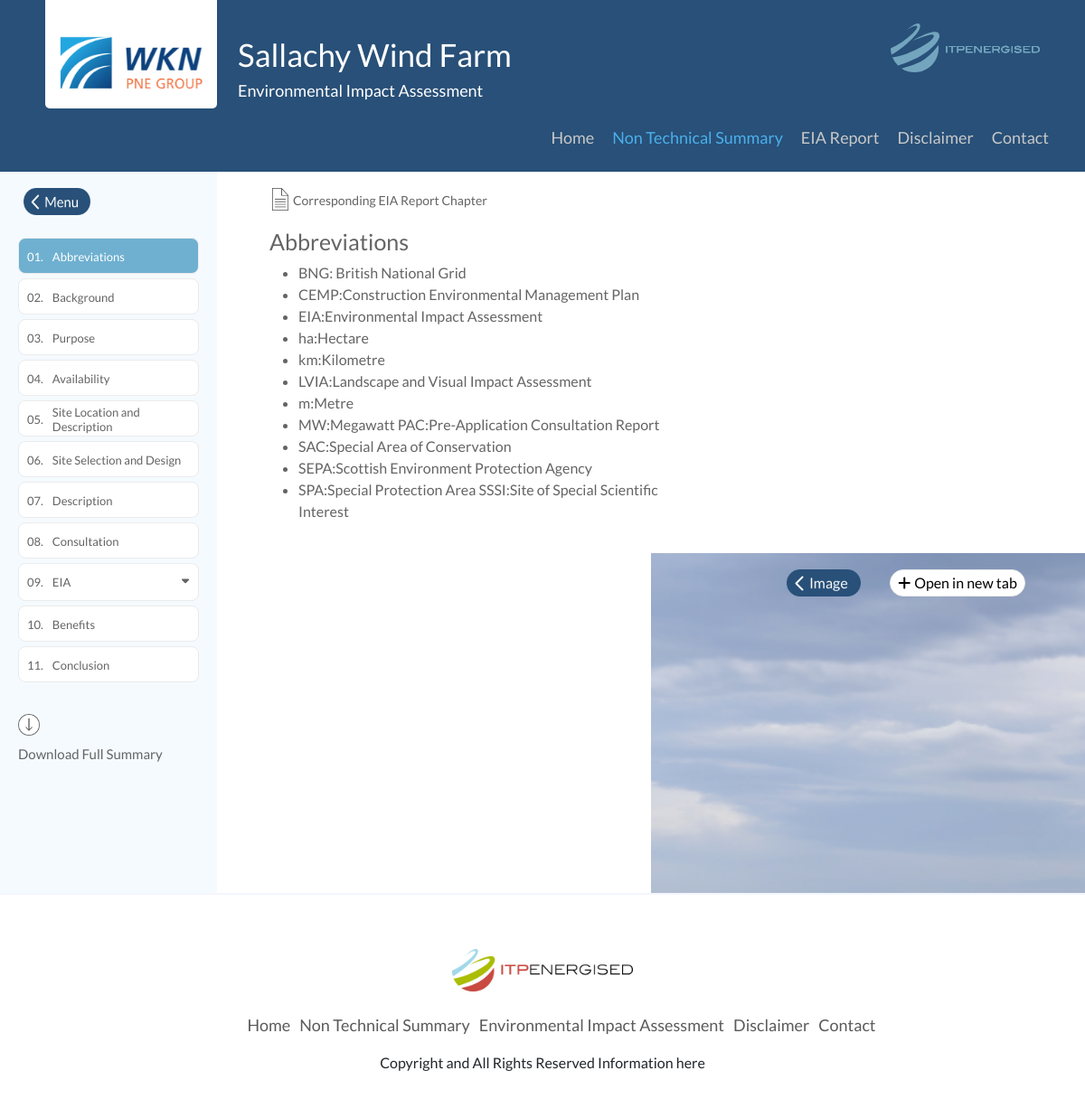
The app's page /contents/Abbreviations with its own data.
### Routes/models.py (models this page shows, shortened)
class Contents(models.Model):
    types = (
        ('MAP','map'),
        ('IMAGE','image'),
    )
    Heading = models.CharField(max_length=50)
    Title = models.CharField(max_length=50,default="Title")
    Content = models.TextField()
    types = models.CharField(max_length=50,choices=types,default='image')
    image = models.CharField(max_length=250, default="background.png")
    eia_link = models.CharField(max_length=350, default="link")

### Routes/views.py (the view)
# urls.py: path('contents/<str:title>',views.contents,name='contents'),
def contents(request,title):
    context = {}
    context['titles'] = [
        {'name':'Abbreviations','heading':'Abbreviations'},
        {'name':'Background','heading':'Background'},
        {'name':'Purpose','heading':'Purpose'},
        {'name':'Availability','heading':'Availability'},
        {'name':'SiteLocation','heading':'Site Location and Description'},
        {'name':'SiteDesign','heading':'Site Selection and Design'},
        {'name':'Description','heading':'Description'},
        {'name':'Consultation','heading':'Consultation'},
        {'name':'EIA','heading':'EIA'},
        {'name':'Benefits','heading':'Benefits'},
        {'name':'Conclusion','heading':'Conclusion'}]
    if(title == 'Noise'):
        context['eia_menu'] = 'true'
    else:
        context['eia_menu'] = 'false'
    info = Contents.objects.filter(Heading__contains = title)
    context['info'] = info
    context['title'] = title
    context['nav'] = 'nts'
    return render(
        request,
        'contents.html',context
    )

### templates/contents.html (shortened to what this page needs)
{% extends 'base.html' %}
{% load static %}
{% block content %}
<div style="position:relative; min-height:100%; border-bottom: 2px solid #f3f6fd;overflow-x:hidden">
    <div style="float:left;overflow-x:hidden;" id="sidebar-left" class="sidebar-container">
        <img id="left_close_sidebar_nts" style="width: 80px;height: 30px;margin: 0 121px 20px 20px;padding: 0 0 0 6px;"src="{% static 'left_button_menu.png' %}">
        {% for t in titles%}
            {% if forloop.counter < 9 %}
                <div class="sidebar-item st-1 {% if t.name == title %}activeItem{% endif %}">
                    <a href="/contents/{{ t.name }}" class="sidebar-title">0{{ forloop.counter }}.<span style="margin-left:10px;">{{ t.heading }}</span></a>
                </div>
            {% elif forloop.counter == 9%}
                <div class="sidebar-item st-1 {% if t.name == title %}activeItem{% endif %}{% if eia_menu == 'true' %}activeItem{% endif %}" style="height:fit-content;">
                    <a href="/contents/{{ t.name }}" class="sidebar-title">0{{ forloop.counter }}.<span style="margin-left:10px; width:100%;">{{ t.heading }}<i id="dropdown" style="float:right;"class="fas fa-caret-down"></i></span></a>
                </div>
            {% else %}
                <div class="sidebar-item st-1 {% if t.name == title %}activeItem{% endif %}">
                    <a href="/contents/{{ t.name }}" class="sidebar-title">{{ forloop.counter }}.<span style="margin-left:10px;">{{ t.heading }}</span></a>
                </div>
            {% endif %}
        {% endfor %}
        <img style="width: 25px;
            height: 25px;
            margin: 35px 176px 5px 20px;
            padding: 0 1px 1px 0;"src="{% static 'download_button.png' %}">
        <a style="width: 170px;height: 24px;margin: 5px 31px 0 20px;font-family: Lato;font-size: 15px;font-weight: 500;font-stretch: normal;font-style: normal;line-height: normal;letter-spacing: normal;color: #646464;">Download Full Summary</a>
    </div>
    {% for i in info %}
        <div id="about"style="float:left;" class="content">
            <a><img style="width: 22px;height: 29px;padding: 0 1px 4px 3px;"src="{% static 'page_icon.png' %}"><span style="font-size: 14px; margin-left:4px;color:#646464;">Corresponding EIA Report  Chapter<span></a>
            <h2 style="color:#646464;font-size:25px; margin-top:15px;">{{ i.Title }}</h2>
                {{ i.Content | safe }}
        </div>
        <div id="image_content">
        <img id="image_collapse" style="width:82px;position:absolute; z-index:999; margin-left:12.5%;margin-top:1.5%;height: 30px;" src="{% static 'left_icon_image.png' %}">
        <form action="/{{ i.types}}" method="POST" target="_blank">
            <button type="image" alt="submit" style="width:150px; height:30px; position:absolute; z-index:999; background-color: #fff; border: solid 1px #ebebeb;border-radius: 15px;margin-left:22%;margin-top:1.5%;"><i style="margin-right:4px;"class="fas fa-plus"></i>Open in new tab</button>
        <form>
            {% if i.types == 'MAP' %}
                <div class="embed-container">
                    <iframe style="height:45vw; width:100%;" frameborder="0" scrolling="no" marginheight="0" marginwidth="0" title="Sallachy NTS - Imagery Map" src="{{ i.image }}"></iframe>
                </div>
            {% else %}
                <img style="height:100%;" id="bgimage" src="/static/img/images/{{ i.image }}">
            {% endif %}
        </div>
    {% endfor%}
</div>
{% endblock content %}

### static/css/base.css (style rules this page uses)
* { margin: 0; padding: 0; font-family: 'Lato', sans-serif; }
html { overflow-x: hidden; position: relative; }
body { font-family: 'Lato', sans-serif; overflow-x: hidden; position: relative; }
#about { margin-left: 280px; }
#image_content { float: right; width: 40%; }
.sidebar-container { position: absolute; height: 100%; width: 240px; max-width: 240px; width: fit-content; background-color: #f5faff ; display: flex; flex-direction: column; padding: 1.5% 0; border-radius: 2px; z-index: 999; overflow: auto; }
.sidebar-item { width: 200px; height: 40px; padding: 4px 10px 4px 9px; border-radius: 8px; border: solid 1px #ebebeb; background-color: #fff; margin: 5px 20px 0 20px; }
.sidebar-item a { height: 32px; }
.sidebar-title { font-family: Lato; font-size: 13px; font-weight: 500; font-stretch: normal; font-style: normal; line-height: normal; letter-spacing: normal; color: #646464; display:flex !important; align-items:center; }
.activeItem > a { color: white; }
.activeItem { background-color: #6fb0d0 ; }
.activeItem, .sidebar-item:active { color: white !important; background-color: #6fb0d0 !important; }
#bgimage { object-fit: inherit; object-position: 50% 50%; position: absolute; min-width: 40%; }
.content { margin-left: 280px; width: 40%; padding: 1.5%; color:#646464; }
a { text-decoration: none; transition: color 0.3s ease; }

### records on screen
Contents: Title "Abbreviations", Content "BNG: British National Grid CEMP:Construction Environmental Management Plan EIA:Environmental Impact Assessment ha:Hectare km:Kilometre LVIA:Landscape and Visual Impact Assessment m:Metre MW:Megawatt PAC:Pre-Application Consultation Report SAC:Special Area of Conservation SEPA:Scottish Environment Protection Agency SPA:Special Protection Area SSSI:Site of Special Scientific Interest", image (picture)

### other values on screen
{{ t.heading }} "Abbreviations" "Background" "Purpose" "Availability" "Site Location and Description" "Site Selection and Design" "Description" "Consultation"
{{ t.heading }} "EIA"
{{ t.heading }} "Benefits" "Conclusion"
